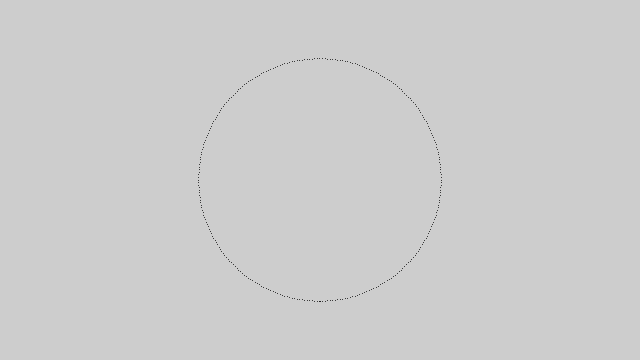
Frame 1 (no input)
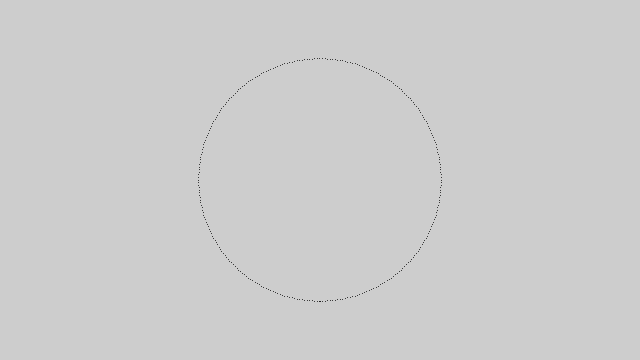
Frame 60 (the mouse pressed at the canvas centre just before this capture)
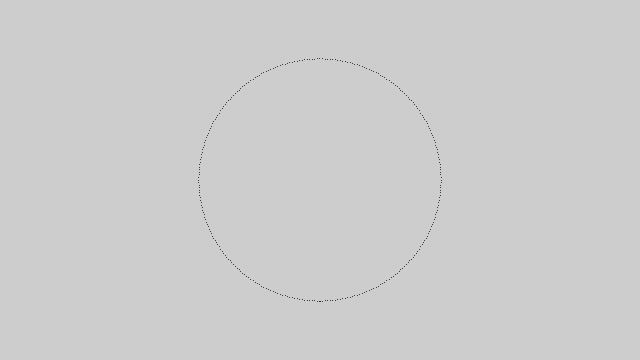
Frame 120 (the mouse held since frame 60 and released just before this capture)

The Processing sketch that drew these frames (run headless with seeded random() and noise(); from frame 60 on, the mouse is pressed at the canvas centre):

// Processing sketch: sketch_3d_sculpture_waves
// ── sketch_3d_sculpture_waves.pde
float total = 300;
float xoff = 0.0;
float yoff = 0.0;
float radius;

boolean record = false;

void setup() {
  size(640, 360);
  radius = 200;
}

void draw() {
  if (record) beginRecord("nervoussystem.obj.OBJExport", "shape_####.obj");

  fill(205);
  noStroke();
  rect(0, 0, width, height);
  noFill();
  pushMatrix();
  translate(width/2, height/2);
  meep(noise(xoff)*radius);
  xoff += 0.0001;
  popMatrix();

  if (record) {
    endRecord();
    record = false;
  }
}


void meep(float xoff) {
  stroke(0);
  strokeWeight(1);
  for (float i = 0.0; i < 360.0; i+=360.0/total) {
    pushMatrix();
    rotate(radians(i));

    point(xoff, 0);

    popMatrix();
  }
}


//create a circle of points
void wave() {
  stroke(0);
  strokeWeight(3);
  for (int i = 0; i < 360; i+=360/total) {
    point(cos(radians(i)) * radius, sin(radians(i)) * radius);
    println(cos(radians(i)) * radius, sin(radians(i)) * radius);
  }
}


void wave2() {
  stroke(0);
  strokeWeight(1);

  beginShape();

  //pushMatrix();
  for (float i = 0.0; i < 360.0; i+=360.0/total) {
    //rotate(radians(i) * 50);
    //println(i);

    float x = noise(xoff)*radius;
    float y = noise(yoff)*radius;
    xoff += 0.0001;
    yoff += 0.017;

    strokeWeight(3);
    vertex(cos(radians(i))*x, sin(radians(i))*y);
    strokeWeight(1);
  }
  //popMatrix();

  endShape();
}


void wave3() {
  stroke(0);
  strokeWeight(1);

  //beginShape();

  //pushMatrix();
  for (float i = 0.0; i < 360.0; i+=360.0/total) {
    pushMatrix();
    rotate(radians(i));
    //println(i);

    float x = noise(xoff)*radius;

    point(x, 0);

    xoff += 0.0001;
    popMatrix();
  }
  //popMatrix();

  //endShape();
}
